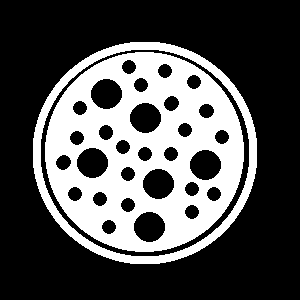
#> input picture circles.gif, 300 x 300 px
$ python main.py
#> lines starting #> are read from the running program, lines starting #| are printed output that depends on the picture; after the words box and inside, x2 and y2 are one past the last pixel; in counts of white or black regions, pixels touching at a corner belong together
import cv2
import matplotlib.pyplot as plt
import numpy as np
img = plt.imread("circles.gif")
#> img is the input picture: shape (300, 300, 4); mean R, G, B, A 82, 82, 82, 255
img = cv2.cvtColor(img, cv2.COLOR_RGB2GRAY)
#> img: shape (300, 300); 32.1% white; 2 white regions, box (x1, y1, x2, y2) and area: (45, 52, 244, 252) 23498, (33, 42, 257, 264) 5432
img_org = img

kernel2 = np.zeros((5,5), dtype=np.uint8)

img = cv2.morphologyEx(img, cv2.MORPH_CLOSE, kernel2, iterations=4)
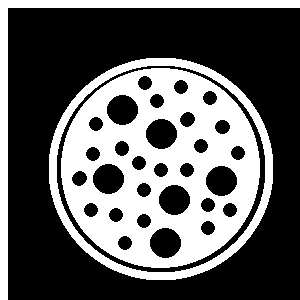
#> img: shape (300, 300); 37.4% white; 3 white regions, box (x1, y1, x2, y2) and area: (61, 68, 260, 268) 23498, (49, 58, 273, 280) 5432, (0, 0, 300, 300) 4736

print(kernel2)

fig, axes = plt.subplots(1, 2)
axes[0].imshow(img_org, cmap='gray')
axes[1].imshow(img, cmap='gray')
axes[0].axis('off')
axes[1].axis('off')
plt.show()
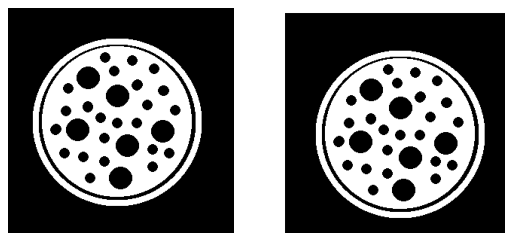
#> figure drawn by matplotlib, 2 panels
